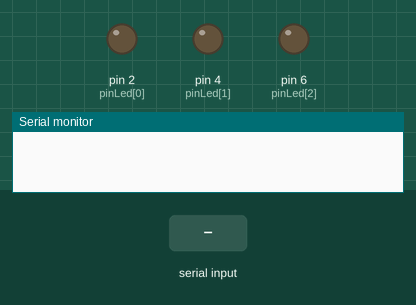
A sketch run on a simulated Arduino Uno, built with avr-gcc and run on an emulated ATmega328P. Shown: output pins drawn as LEDs (lit = HIGH), the last lines printed to the serial monitor. The inputs (shaded band) are chosen by the test bench.

Above: at 0.62 s.
1.3 s: "1" received over Serial
At 2.2 s:
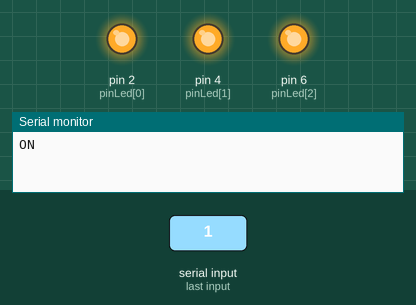
3.0 s: "a" received over Serial
At 4.7 s:
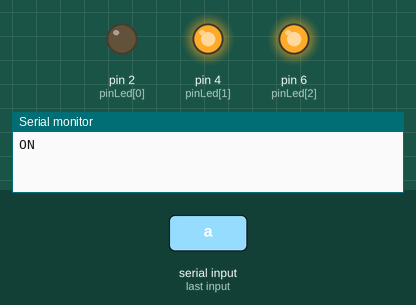
5.0 s: "b" received over Serial
At 6.4 s:
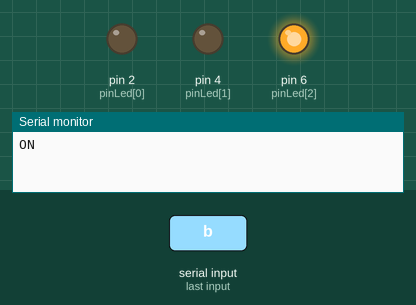
7.0 s: "a" received over Serial
At 7.4 s:
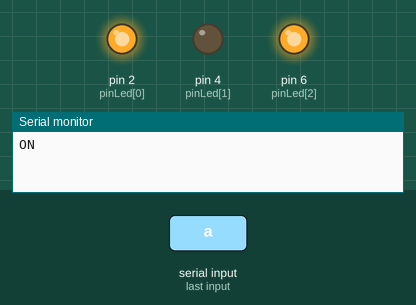
9.0 s: "c" received over Serial
At 10.7 s:
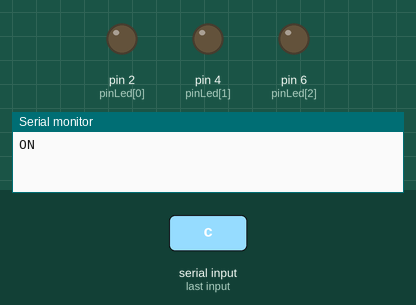
Timing chart, 0 to 12.0 s (numbered marks = the images above; inputs shaded):
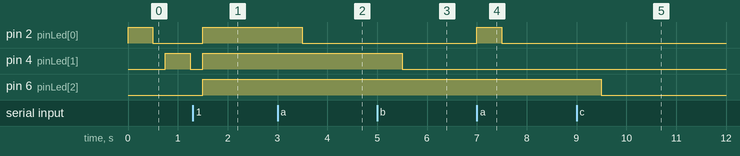

The sketch:

LoopLights.ino
```cpp
const int pinLed[3] = {2, 4, 6};
const int pinMax = sizeof(pinLed)/sizeof(int);
boolean doLights = true;
int lspeed = 250;

void turnAll(boolean value){
  for (int i = 0; i < pinMax; i++) {
    digitalWrite(pinLed[i], value);
  }
}

void doOnOff(int portNum){
  digitalWrite(portNum, HIGH);
  delay(lspeed*2);
  digitalWrite(portNum, LOW);
  delay(lspeed);
}

void setup() {
  Serial.begin(9600);
  // initialize the LED pin as an output:
  for (int i = 0; i < pinMax; i++) {
    pinMode(pinLed[i], OUTPUT);
  }
}

void loop(){
  for (int i = 0; i < pinMax; i++) {
    if (Serial.available()) {
      checkInput(Serial.read());
    }
    if (doLights) {
      doOnOff(pinLed[i]);
    }
  }
}
```

CheckInput.ino
```cpp
void checkInput(int inByte){
  switch (inByte) {
  case 49:
    Serial.println("ON");
    doLights = false;
    turnAll(HIGH);
    delay(500);
    break;
  case 48:
    Serial.println("OFF");
    doLights = false;
    turnAll(LOW);
    break;
  case 97: // a
  case 98: // b
  case 99: // c
    doLights = false;
    doOnOff(pinLed[inByte-97]);
    delay(250);
    break;
  case 102: // f
    lspeed = 50;
    break;
  case 115: // s
    lspeed = 250;
    doLights = !doLights;
    break;
  case 116: // t
    Serial.print("\nBoard Time: ");
    Serial.println(millis());
    break;
  default:
    Serial.println(inByte);
  }
}
```

Measured:
- after the input at 1.3 s, pin 4 (pinLed[1]): LOW → HIGH after 0.20 s; pin 6 (pinLed[2]): goes on until 1.5 s, then stays HIGH
- after the input at 3.0 s, pin 2 (pinLed[0]): HIGH → LOW after 0.50 s
- after the input at 5.0 s, pin 4 (pinLed[1]): HIGH → LOW after 0.50 s
- after the input at 7.0 s, pin 2 (pinLed[0]): LOW → HIGH at once, → LOW 0.50 s later
- after the input at 9.0 s, pin 6 (pinLed[2]): HIGH → LOW after 0.50 s
